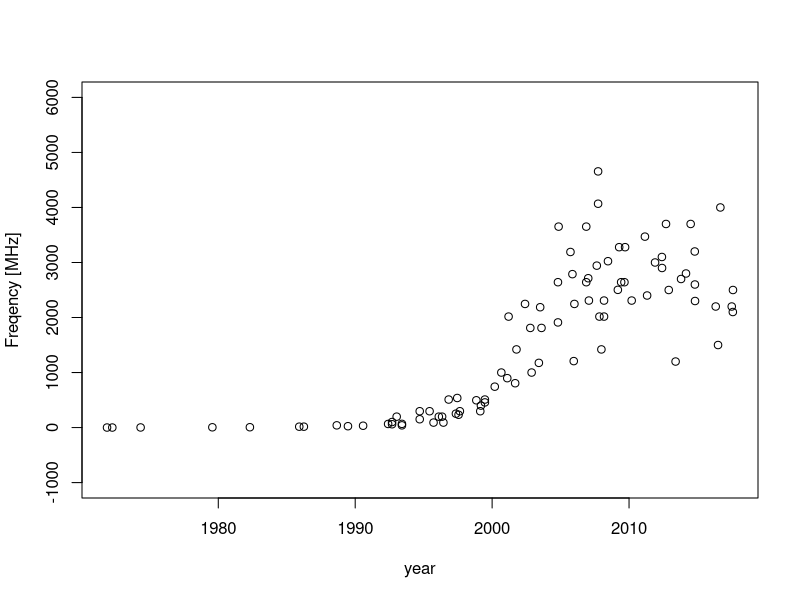
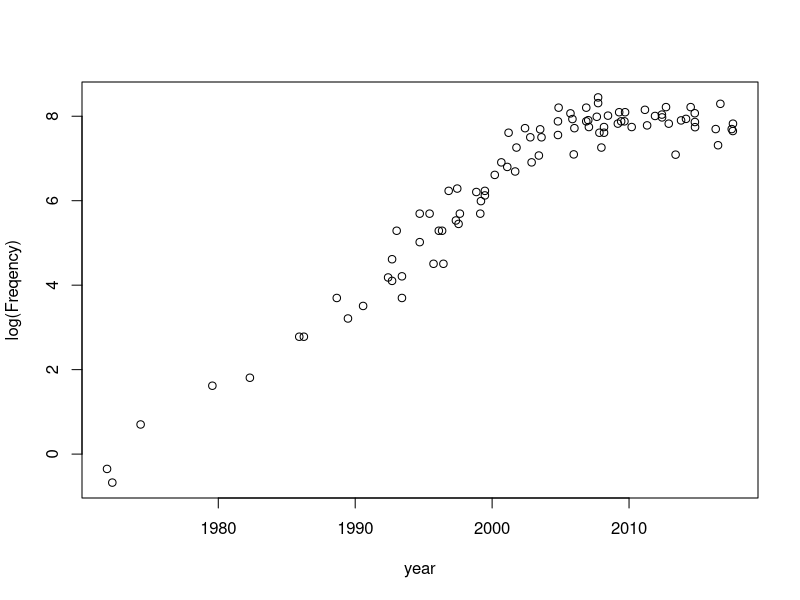
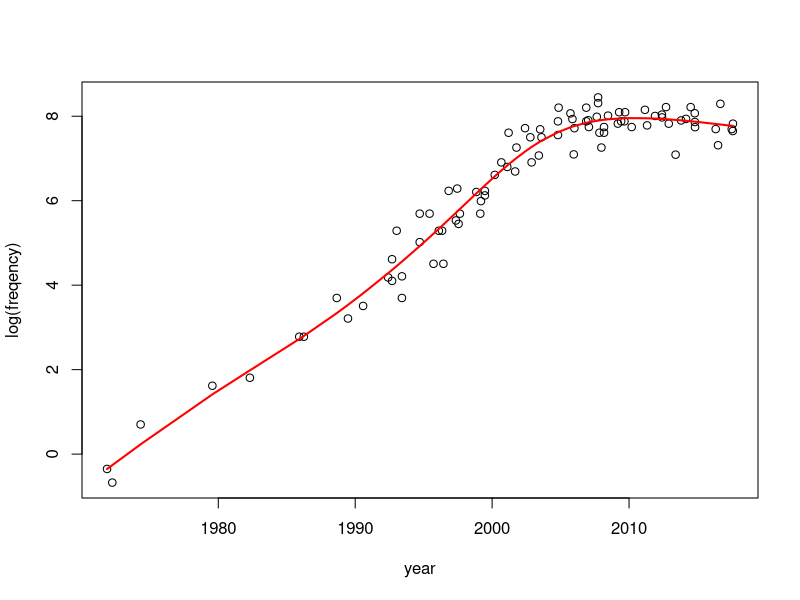
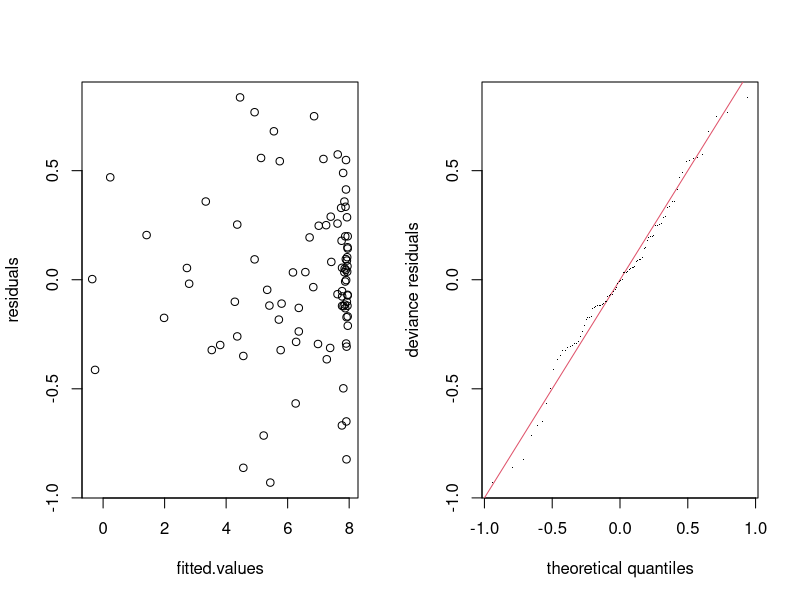
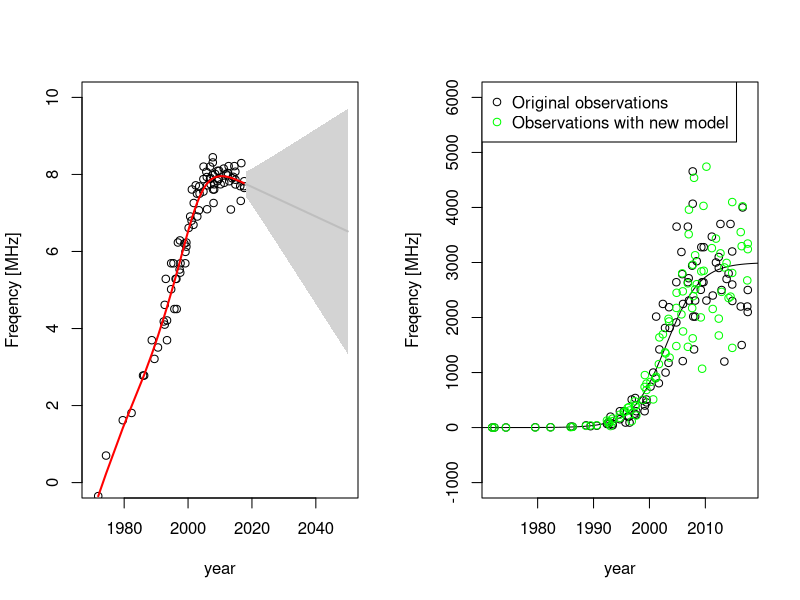
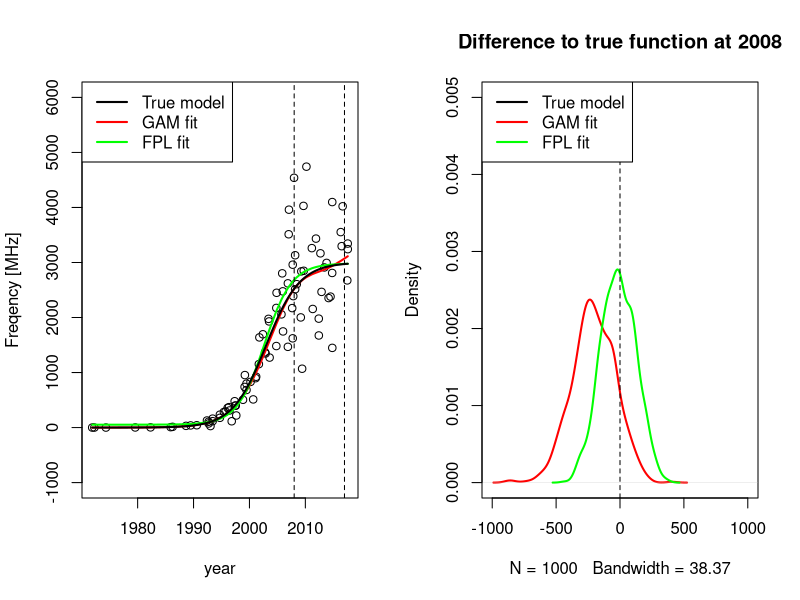
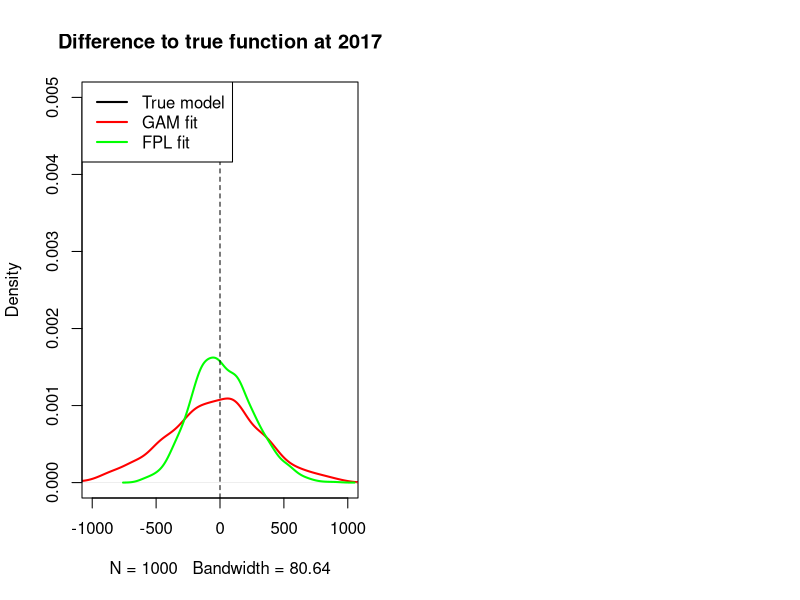

Here is the R script that generated these plots, in order:
## ---- chunk 1
knitr::opts_chunk$set(comment = "",
                      tidy = TRUE,
                      fig.align = "left",
                      out.width = "100%",
                      warning = FALSE,
                      message = FALSE,
                      error = FALSE)
## ---- chunk 2
# automatically create a bib database for R packages
knitr::write_bib(c(
  .packages(), 'bookdown', 'knitr', 'rmarkdown', "mgcv"
), 'bib_packages.bib')
## ---- chunk 3
data <- read.table("../frequency.dat")
names(data) <- c("year", "freq")
plot(freq ~ year, data = data, ylab = "Freqency [MHz]",
     ylim = c(-1000, 6000))
## ---- chunk 4
plot(log(freq) ~ year, data = data, ylab = "log(Freqency)")
## ---- chunk 5
# packages ----------------------------------------------------------------
library(mgcv)
## ---- chunk 6
fit <- gam(log(freq) ~ s(year), data = data)
plot(log(freq) ~ year, data = data, ylab = "log(freqency)")
lines(data$year,predict(fit), col = "red", lwd = 2)
## ---- chunk 7
summary(fit)
## ---- chunk 8
par(mfrow = c(1,2))
with(fit, plot(fitted.values, residuals))
qq.gam(fit)
## ---- chunk 9
plot(log(freq) ~ year, data = data, ylab = "Freqency [MHz]", xlim = c(1970, 2050), ylim = c(0,10))
lines(data$year,predict(fit), col = "red", lwd = 2)
pred_period <- 2018:2050
mypred <- predict.gam(fit, newdata = list(year = pred_period), se.fit = T)
polygon(x = c(pred_period, rev(pred_period)),
        y = c(mypred$fit - 1.96*mypred$se.fit,
              rev(mypred$fit + 1.96*mypred$se.fit)),
        border = NA, col = "lightgray")
lines(pred_period, mypred$fit, col = "gray", lwd = 2)
## ---- chunk 10
# Single example ----------------------------------------------------------
plot(freq ~ year, data = data, ylab = "Freqency [MHz]",
     ylim = c(-1000, 6000))

# Assume a true function
fpl <- function(x, A = 0, B = 3000, xmid = 2003, scal = 3){
  A+(B-A)/(1+exp((xmid-x)/scal))
}
curve(fpl, from = 1970, to = 2020, add = T)

# sample new points
set.seed(1)
true_value <- fpl(data$year)
value <- abs(true_value + rnorm(length(true_value), mean = 0, sd = true_value/3))
sim_data <- data.frame(year = data$year, freq = value)
points(sim_data$year, sim_data$freq, col = 'green')
legend('topleft', legend = c('Original observations', 'Observations with new model'),
       pch = 1, col = c('black', 'green'))
## ---- chunk 11
# fit with GAM
fit <- gam(log(freq) ~ s(year), data = sim_data)

# fit with SSfpl()
fit_ssfpl <- nls(freq ~ SSfpl(year, A, B, xmid, scal), data = sim_data)

# plot all
plot(freq ~ year, data = sim_data, ylab = "Freqency [MHz]",
     ylim = c(-1000, 6000))
lines(sim_data$year,exp(predict(fit)), col = "red", lwd = 2)
lines(sim_data$year, predict(fit_ssfpl), col = 'green', lwd = 2)
curve(fpl, lwd = 2, add = T)
legend('topleft', legend = c('True model', 'GAM fit', 'FPL fit'),
       lwd = 2, col = c('black', 'red', 'green'))
abline(v = 2008, lty = 2)
abline(v = 2017, lty = 2)
## ---- chunk 12
# simulation --------------------------------------------------------------

sim_diff <- function() {
  true_value <- fpl(data$year)
  value <- abs(true_value + rnorm(length(true_value), mean = 0, sd = true_value/3))
  sim_data <- data.frame(year = data$year, freq = value)
  fit <- gam(log(freq) ~ s(year), data = sim_data)
  fit_ssfpl <- nls(freq ~ SSfpl(year, A, B, xmid, scal), data = sim_data)
  gam_pred <- unname(exp(predict(fit, newdata = list(year = c(2008, 2017)))))
  ssfpl_pred <- predict(fit_ssfpl, newdata = list(year = c(2008, 2017)))
  true_values <- fpl(c(2008, 2017))
  c(gam_pred-true_values, ssfpl_pred-true_values)
}

out <- replicate(1000, sim_diff())
out <- t(out)


# plot simulation results -------------------------------------------------

plot(density(out[,1]), main = 'Difference to true function at 2008',
     xlim = c(-1000, 1000), ylim = c(0, 0.005),
     col = 'red', lwd = 2)
lines(density(out[,3]),
      col = 'green', lwd = 2)
abline(v = 0, lty = 2)
legend('topleft', legend = c('True model', 'GAM fit', 'FPL fit'),
       lwd = 2, col = c('black', 'red', 'green'))
## ---- chunk 13
plot(density(out[,2]), main = 'Difference to true function at 2017',
     xlim = c(-1000, 1000), ylim = c(0, 0.005),
     col = 'red', lwd = 2)
lines(density(out[,4]),
      col = 'green', lwd = 2)
abline(v = 0, lty = 2)
legend('topleft', legend = c('True model', 'GAM fit', 'FPL fit'),
       lwd = 2, col = c('black', 'red', 'green'))
